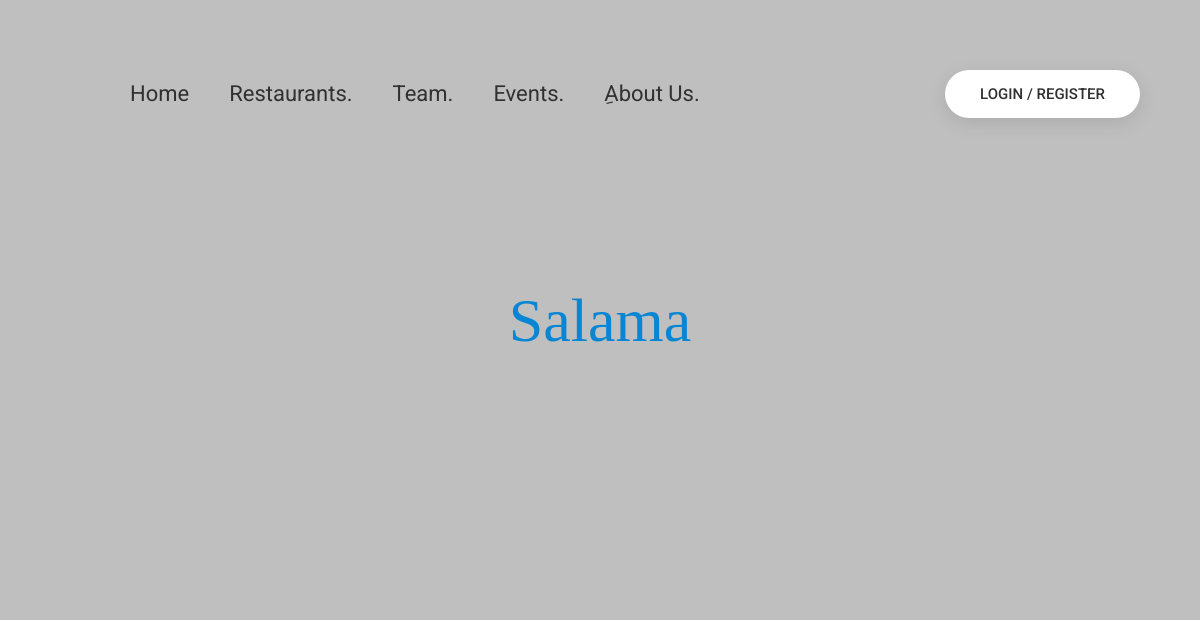
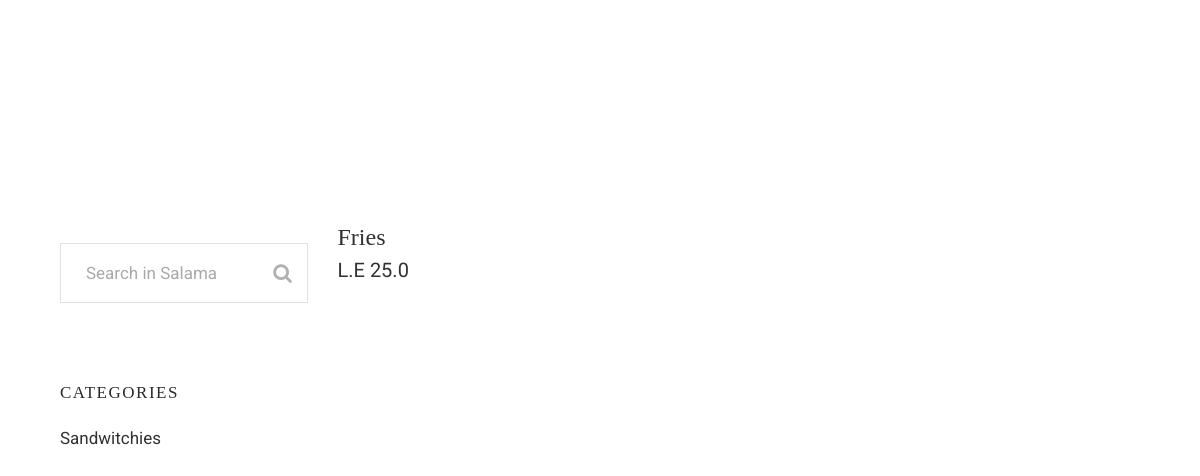
Page /Restaurant_view/salama on the earlier database version (2 pictures, top to bottom).
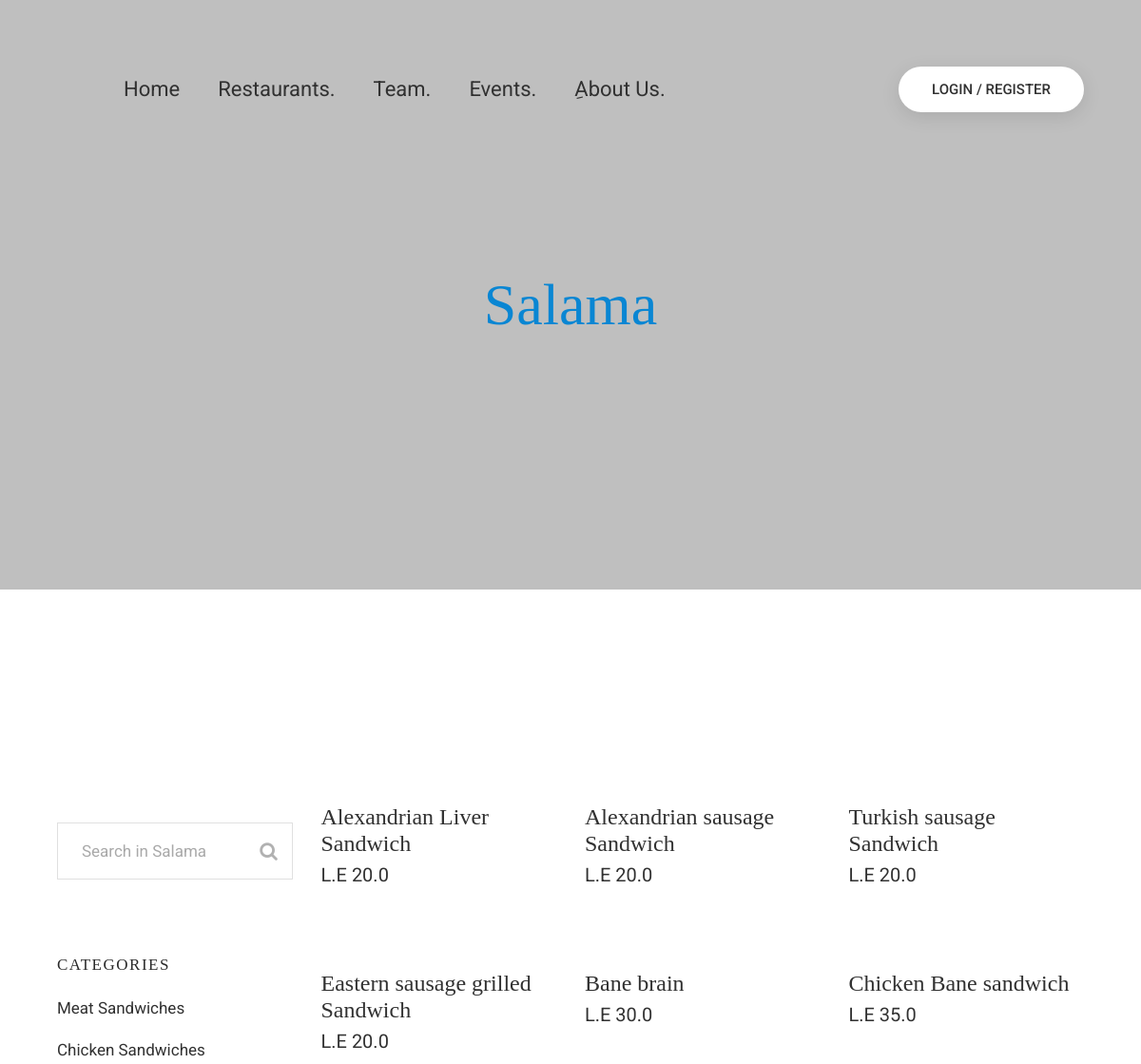
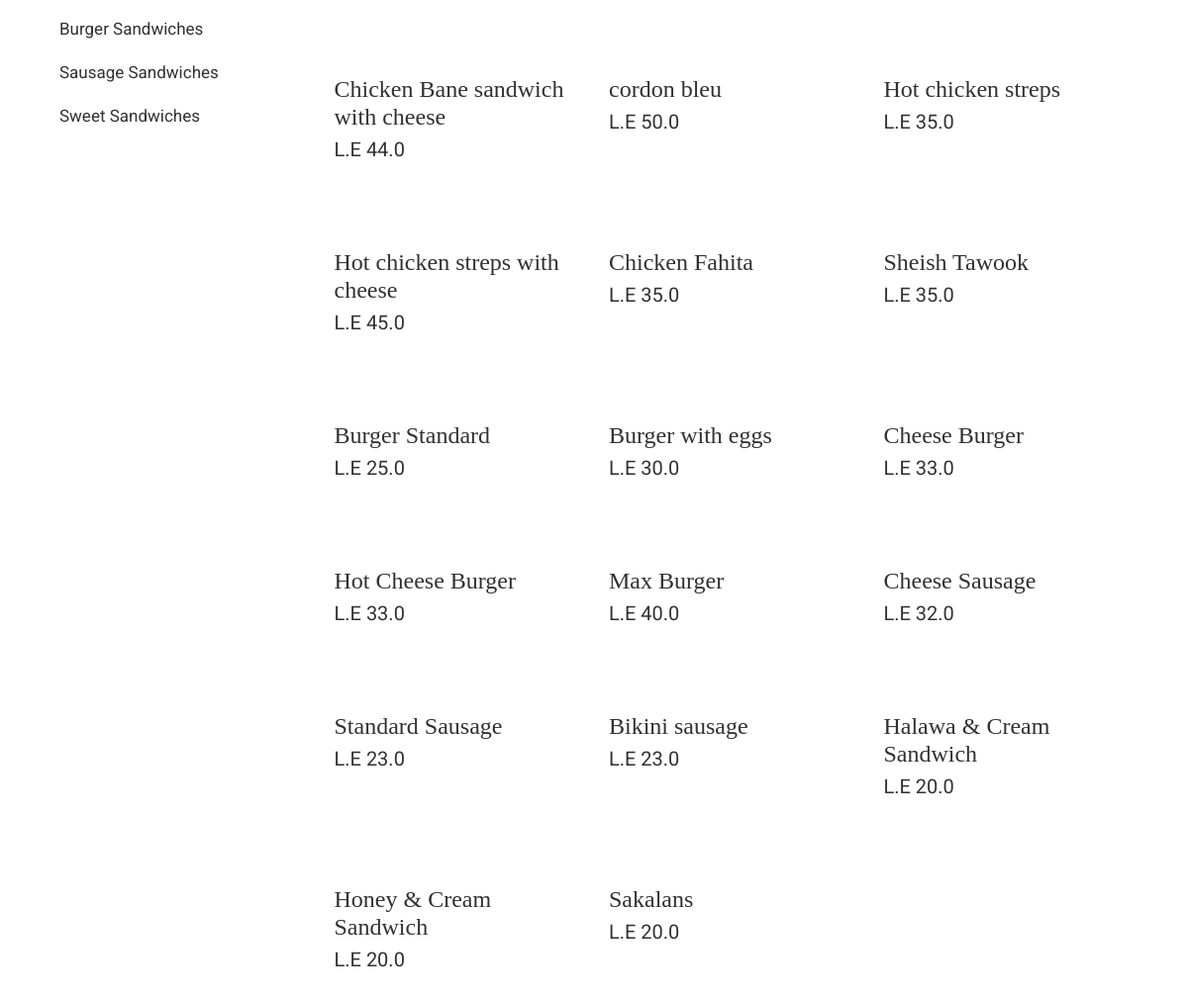
Same page on the later database version (2 pictures, top to bottom).
### categories_and_products/models.py (models this page shows, shortened)
class Restaurant(models.Model):
    Name = models.CharField(max_length=250, blank=True, unique=True,null = True)
    restaurant_slug = models.SlugField(unique=True, db_index=True)
    address = models.CharField(max_length=250, blank=True,null = True,)
    image = models.ImageField(
        upload_to="Restaurant", blank=True, )
    delivery_fees = models.FloatField()
    created = models.DateTimeField(auto_now_add=True)
    active = models.BooleanField(default=True)
    class Meta:
        verbose_name_plural = "Restaurants"

class Product(models.Model):
    name = models.CharField(max_length=250, blank=True)
    ArabicName = models.CharField(max_length = 250, blank = True, null= True)
    productslug = models.SlugField(unique=True, db_index=True,)
    Restaurant = models.ForeignKey(
        Restaurant, on_delete=models.CASCADE, blank=True,null= True)
    description = models.TextField(blank=True)
    price = models.FloatField(default=0)
    category = models.ForeignKey(Category, on_delete=models.CASCADE,blank=True,null = True,)
    boughtPrice = models.FloatField(blank=True, null=True, default=0)
    offerPercentage = models.FloatField(blank=True, null=True,)
    active = models.BooleanField(default=True)
    Most_Popular = models.BooleanField(default=False)
    New_Products = models.BooleanField(default=False)
    Best_Offer = models.BooleanField(default=False)
    created = models.DateTimeField(auto_now_add=True)
    def get_absolute_url(self):
        return reverse("categories_and_products:product_details", args=[self.Restaurant.restaurant_slug] + [self.productslug])
    def get_absolute_searched_url(self):
        return reverse("categories_and_products:searched_Page_Restaurants_Products", args=[self.Restaurant.restaurant_slug])
    def discountpercentage(self):
        if self.boughtPrice:
            discountAmount = self.boughtPrice - self.price
            self.offPercentage = (discountAmount/self.oldPrice) * 100
            return (int(self.offPercentage))
        else:
            pass
    offerPercentage = property(discountpercentage)

class Category(models.Model):
    Category_name = models.CharField(max_length=250,unique = True,)
    display_name =  models.CharField(max_length=250, blank=True,null = True)
    categoryslug = models.SlugField(unique=True, db_index=True,blank=True,null = True)
    image = models.ImageField(
        upload_to="Categories", blank=True,null = True )
    active = models.BooleanField(default=True)
    created = models.DateTimeField(auto_now_add=True)
    Restaurant = models.ForeignKey(
        Restaurant, on_delete=models.CASCADE, blank=True,null= True)
    def get_absolute_url_category(self):
        return reverse('categories_and_products:category_details', args=[self.Restaurant.restaurant_slug] + [self.categoryslug])
    class Meta:
        verbose_name_plural = "Categories"

### categories_and_products/views.py (the view)
# urls.py: path('Restaurant_view/<slug:restaurant_slug>',views.menu,name='menu'),
def menu(request, restaurant_slug):
    products = Product.objects.filter(
        active=True, Restaurant__restaurant_slug=restaurant_slug
    ).order_by("category")
    categories = Category.objects.filter(
        active=True, Restaurant__restaurant_slug=restaurant_slug
    )
    restaurants = Restaurant.objects.filter(
        active=True, restaurant_slug=restaurant_slug
    )
    context = {
        "products": products,
        "categories": categories,
        "restaurants": restaurants,
    }
    if request.method == "POST":
        if request.user.is_authenticated:
            pass
        else:
            return redirect("Register_Login:login")
    return render(request, "menu.html", context)

### categories_and_products/templates/menu.html (shortened to what this page needs)
{% extends "base.html" %} {% block content %} {% load static %}
<div
  class="inner-banner pos-r banner-bg bg-style-two"
>
  <div class="opacity">
    <div class="container">
      <h1
        class="banner-main-title pt-15 pb-45 md-pb-20 wow fadeInUp animated"
        data-wow-delay="0.4s"
      >
      {% for restaurants in restaurants %}
      <span style="color: rgb(9, 134, 211)" data-wow-delay="0.9s">{{restaurants.Name}}</span>
      {% endfor %}
    </div>
  </div>
</div>
<div class="full-width-container pt-150 pb-180 md-pb-120 md-pt-120">
  <div class="row">
    <div class="col-xl-9 col-lg-8 order-lg-last">
      <div class="product-filter-area d-flex justify-content-between align-items-center">
      </div>
      <div class="product-showcase">
        <div class="row gutter-80">
          {% for products in products %}
          <div class="col-xl-4 col-lg-6 col-md-4 col-sm-6">
            <div class="single-product-case">
              <div class="info">
                <a href="{{products.get_absolute_url}}" class="product-name"
                  >{{products.name}}</a
                >
                <div class="price">L.E {{products.price}}</div>
              </div>
            </div>
          </div>
          {% endfor %}
        </div>
      </div>
    </div>
    <div class="col-xl-3 col-lg-4 col-md-6 col-sm-8 col-12 order-lg-first">
      <div class="theme-sidebar-widget">
        <div class="single-block mb-80 mt-95">
          {% for products in products %}
          <form method = "GET" action="{{products.get_absolute_searched_url}}" class="sidebar-search">
            {% endfor %}
            {% for restaurants in restaurants %}
            <input name="searched" type="text" placeholder="Search in {{restaurants.Name}}" />
            {% endfor %}
            <button type= "submit"><i class="fa fa-search" aria-hidden="true"></i></button>
          </form>
        </div>
        <div class="single-block mb-80 main-menu-list">
          <h4 class="sidebar-title">Categories</h4>
          <ul class="list-item">
			{% for categories in categories %}
            <li><a href="{{categories.get_absolute_url_category}}">{{categories.display_name}}</a></li>
			{% endfor %}
          </ul>
        </div>
      </div>
    </div>
  </div>
</div>
{% endblock content %}

Differences in the rows shown:
removed Product: name "Fries", price "25.0"
no longer on this page (row edited): Category: display_name "Sandwitchies"
added Product: name "Alexandrian Liver Sandwich", price "20.0"
added Product: name "Alexandrian sausage Sandwich", price "20.0"
added Product: name "Turkish sausage Sandwich", price "20.0"
added Product: name "Eastern sausage grilled Sandwich", price "20.0"
added Product: name "Bane brain", price "30.0"
added Product: name "Chicken Bane sandwich", price "35.0"
added Product: name "Chicken Bane sandwich with cheese", price "44.0"
added Product: name "cordon bleu", price "50.0"
added Product: name "Hot chicken streps", price "35.0"
added Product: name "Hot chicken streps with cheese", price "45.0"
added Product: name "Chicken Fahita", price "35.0"
added Product: name "Sheish Tawook", price "35.0"
added Product: name "Burger Standard", price "25.0"
added Product: name "Burger with eggs", price "30.0"
added Product: name "Cheese Burger", price "33.0"
added Product: name "Hot Cheese Burger", price "33.0"
added Product: name "Max Burger", price "40.0"
added Product: name "Cheese Sausage", price "32.0"
added Product: name "Standard Sausage", price "23.0"
added Product: name "Bikini sausage", price "23.0"
added Product: name "Halawa & Cream Sandwich", price "20.0"
added Product: name "Honey & Cream Sandwich", price "20.0"
added Product: name "Sakalans", price "20.0"
added Category: display_name "Meat Sandwiches"
added Category: display_name "Chicken Sandwiches"
added Category: display_name "Burger Sandwiches"
added Category: display_name "Sausage Sandwiches"
added Category: display_name "Sweet Sandwiches"
